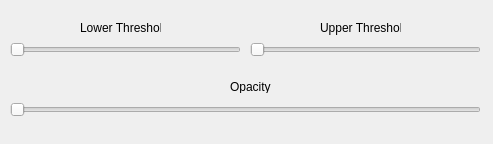
<?xml version="1.0" encoding="UTF-8"?>
<ui version="4.0">
 <class>ChangeVolumePropertiesWidget</class>
 <widget class="QWidget" name="ChangeVolumePropertiesWidget">
  <property name="geometry">
   <rect>
    <x>0</x>
    <y>0</y>
    <width>493</width>
    <height>144</height>
   </rect>
  </property>
  <property name="windowTitle">
   <string>ChangeVolumePropertiesWidget</string>
  </property>
  <widget class="QSlider" name="lowerThresholdSlider">
   <property name="geometry">
    <rect>
     <x>10</x>
     <y>40</y>
     <width>231</width>
     <height>19</height>
    </rect>
   </property>
   <property name="orientation">
    <enum>Qt::Horizontal</enum>
   </property>
  </widget>
  <widget class="QSlider" name="upperThresholdSlider">
   <property name="geometry">
    <rect>
     <x>250</x>
     <y>40</y>
     <width>231</width>
     <height>19</height>
    </rect>
   </property>
   <property name="orientation">
    <enum>Qt::Horizontal</enum>
   </property>
  </widget>
  <widget class="QSlider" name="opacitySlider">
   <property name="geometry">
    <rect>
     <x>10</x>
     <y>100</y>
     <width>471</width>
     <height>19</height>
    </rect>
   </property>
   <property name="orientation">
    <enum>Qt::Horizontal</enum>
   </property>
  </widget>
  <widget class="QLabel" name="label">
   <property name="geometry">
    <rect>
     <x>80</x>
     <y>20</y>
     <width>81</width>
     <height>16</height>
    </rect>
   </property>
   <property name="text">
    <string>Lower Threshold</string>
   </property>
  </widget>
  <widget class="QLabel" name="label_2">
   <property name="geometry">
    <rect>
     <x>320</x>
     <y>20</y>
     <width>81</width>
     <height>16</height>
    </rect>
   </property>
   <property name="text">
    <string>Upper Threshold</string>
   </property>
  </widget>
  <widget class="QLabel" name="label_3">
   <property name="geometry">
    <rect>
     <x>230</x>
     <y>80</y>
     <width>46</width>
     <height>13</height>
    </rect>
   </property>
   <property name="text">
    <string>Opacity</string>
   </property>
  </widget>
 </widget>
 <layoutdefault spacing="6" margin="11"/>
 <resources/>
 <connections>
  <connection>
   <sender>lowerThresholdSlider</sender>
   <signal>sliderMoved(int)</signal>
   <receiver>ChangeVolumePropertiesWidget</receiver>
   <slot>changeLowerThreshold(int)</slot>
   <hints>
    <hint type="sourcelabel">
     <x>197</x>
     <y>54</y>
    </hint>
    <hint type="destinationlabel">
     <x>197</x>
     <y>63</y>
    </hint>
   </hints>
  </connection>
  <connection>
   <sender>upperThresholdSlider</sender>
   <signal>sliderMoved(int)</signal>
   <receiver>ChangeVolumePropertiesWidget</receiver>
   <slot>changeUpperThreshold(int)</slot>
   <hints>
    <hint type="sourcelabel">
     <x>322</x>
     <y>51</y>
    </hint>
    <hint type="destinationlabel">
     <x>321</x>
     <y>63</y>
    </hint>
   </hints>
  </connection>
  <connection>
   <sender>opacitySlider</sender>
   <signal>sliderMoved(int)</signal>
   <receiver>ChangeVolumePropertiesWidget</receiver>
   <slot>changeOpacity(int)</slot>
   <hints>
    <hint type="sourcelabel">
     <x>163</x>
     <y>110</y>
    </hint>
    <hint type="destinationlabel">
     <x>163</x>
     <y>121</y>
    </hint>
   </hints>
  </connection>
 </connections>
 <slots>
  <slot>changeLowerThreshold(int)</slot>
  <slot>changeUpperThreshold(int)</slot>
  <slot>changeOpacity(int)</slot>
 </slots>
</ui>
